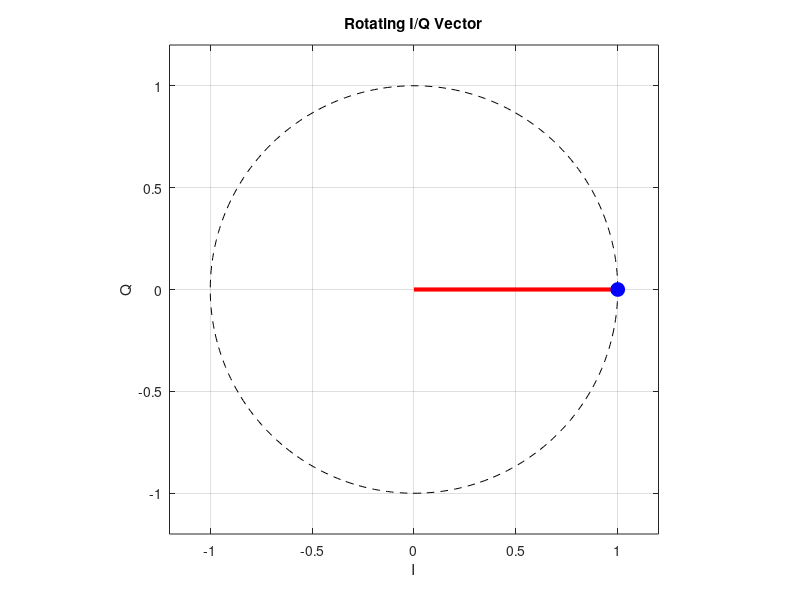

Recreate this plot in MATLAB.
%% Experiment 2 : Rotating I/Q Vector

clear
clc
close all

theta = linspace(0,2*pi,300);

I = cos(theta);
Q = sin(theta);

figure

for k = 1:length(theta)

    clf

    % Unit circle
    plot(I,Q,'k--')
    hold on

    % Rotating vector
    plot([0 I(k)],[0 Q(k)],'r','LineWidth',3)

    % Current point
    plot(I(k),Q(k),'bo','MarkerSize',10,'MarkerFaceColor','b')

    grid on

    axis equal

    xlim([-1.2 1.2])

    ylim([-1.2 1.2])

    xlabel('I')

    ylabel('Q')

    title('Rotating I/Q Vector')

    drawnow

end
